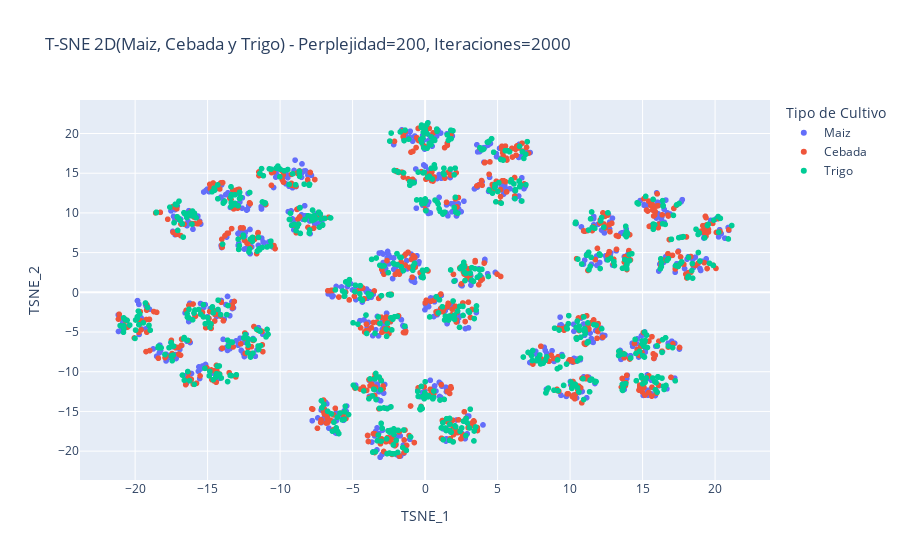

The cell this chart's notebook holds for it:
### Code cell
# Filtramos los datos para incluir solo los tipos de cultivo
cultivos_filtrados = cultivos[cultivos['tipoCultivo'].isin(['Maiz', 'Cebada', 'Trigo'])]

X_filtrado = pd.get_dummies(cultivos_filtrados.drop(columns=['tipoCultivo']))
X_filt_scaled = scaler.fit_transform(X_filtrado)

tsne = TSNE(n_components=componente, perplexity=perplejidad, max_iter=interaccion, random_state=42)
tsne_result = tsne.fit_transform(X_filt_scaled)

# Creamos un DataFrame con los resultados
tsne_df = pd.DataFrame(tsne_result, columns=[f'TSNE_{i+1}' for i in range(componente)])
tsne_df['tipoCultivo'] = cultivos_filtrados['tipoCultivo'].values

# Graficamos los resultados
fig = px.scatter(
  tsne_df,
  x='TSNE_1',
  y='TSNE_2',
  color='tipoCultivo',
  title=f'T-SNE 2D(Maiz, Cebada y Trigo) - Perplejidad={perplejidad}, Iteraciones={interaccion}',
  labels={'tipoCultivo': 'Tipo de Cultivo'}
)
fig.show()

### Figure 1 — Plotly figure (JSON) as saved in the notebook; plotly's stock layout.template omitted (floating-point values rounded to 4 significant figures; data arrays with more than 128 entries replaced by an {"elided": "..."} marker saying what was removed)
{"data": [{"hovertemplate": "Tipo de Cultivo=Maiz<br>TSNE_1=%{x}<br>TSNE_2=%{y}<extra></extra>", "legendgroup": "Maiz", "marker": {"color": "#636efa", "symbol": "circle"}, "mode": "markers", "name": "Maiz", "showlegend": true, "type": "scattergl", "x": {"elided": "753 float values"}, "xaxis": "x", "y": {"elided": "753 float values"}, "yaxis": "y"}, {"hovertemplate": "Tipo de Cultivo=Cebada<br>TSNE_1=%{x}<br>TSNE_2=%{y}<extra></extra>", "legendgroup": "Cebada", "marker": {"color": "#EF553B", "symbol": "circle"}, "mode": "markers", "name": "Cebada", "showlegend": true, "type": "scattergl", "x": {"elided": "703 float values"}, "xaxis": "x", "y": {"elided": "703 float values"}, "yaxis": "y"}, {"hovertemplate": "Tipo de Cultivo=Trigo<br>TSNE_1=%{x}<br>TSNE_2=%{y}<extra></extra>", "legendgroup": "Trigo", "marker": {"color": "#00cc96", "symbol": "circle"}, "mode": "markers", "name": "Trigo", "showlegend": true, "type": "scattergl", "x": {"elided": "747 float values"}, "xaxis": "x", "y": {"elided": "747 float values"}, "yaxis": "y"}], "layout": {"legend": {"title": {"text": "Tipo de Cultivo"}, "tracegroupgap": 0}, "title": {"text": "T-SNE 2D(Maiz, Cebada y Trigo) - Perplejidad=200, Iteraciones=2000"}, "xaxis": {"anchor": "y", "domain": [0, 1], "title": {"text": "TSNE_1"}}, "yaxis": {"anchor": "x", "domain": [0, 1], "title": {"text": "TSNE_2"}}}}
